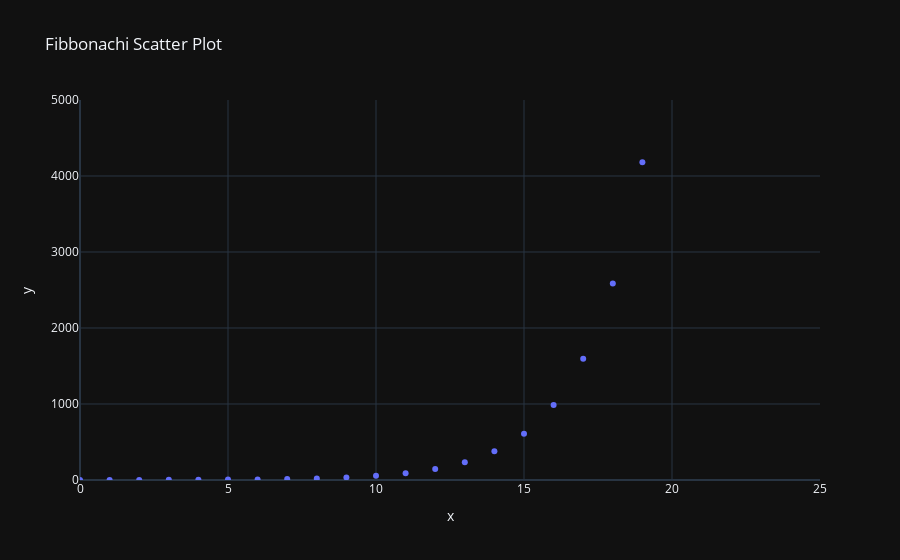

Notebook code cell kept with this figure:
### Code cell
# Change this code into the correct Scatter Plot (please take care of the axis)
x = np.arange(0, 26)
y = np.arange(0, 26)

for i in range(2, 26):
    y[i] = y[i-1] + y[i-2]
print(y)

fig = px.scatter(x=x, y=y, title="Fibbonachi Scatter Plot")
fig.update_layout(xaxis_range=[0, 25], yaxis_range=[0,5000])
fig.show()

### Figure 1 — Plotly figure (JSON) as saved in the notebook; plotly's stock layout.template omitted (floating-point values rounded to 4 significant figures)
{"data": [{"hovertemplate": "x=%{x}<br>y=%{y}<extra></extra>", "legendgroup": "", "marker": {"color": "#636efa", "symbol": "circle"}, "mode": "markers", "name": "", "orientation": "v", "showlegend": false, "x": [0, 1, 2, 3, 4, 5, 6, 7, 8, 9, 10, 11, 12, 13, 14, 15, 16, 17, 18, 19, 20, 21, 22, 23, 24, 25], "xaxis": "x", "y": [0, 1, 1, 2, 3, 5, 8, 13, 21, 34, 55, 89, 144, 233, 377, 610, 987, 1597, 2584, 4181, 6765, 10946, 17711, 28657, 46368, 75025], "yaxis": "y", "type": "scatter"}], "layout": {"xaxis": {"anchor": "y", "domain": [0.0, 1.0], "title": {"text": "x"}, "range": [0, 25]}, "yaxis": {"anchor": "x", "domain": [0.0, 1.0], "title": {"text": "y"}, "range": [0, 5000]}, "legend": {"tracegroupgap": 0}, "title": {"text": "Fibbonachi Scatter Plot"}}}
